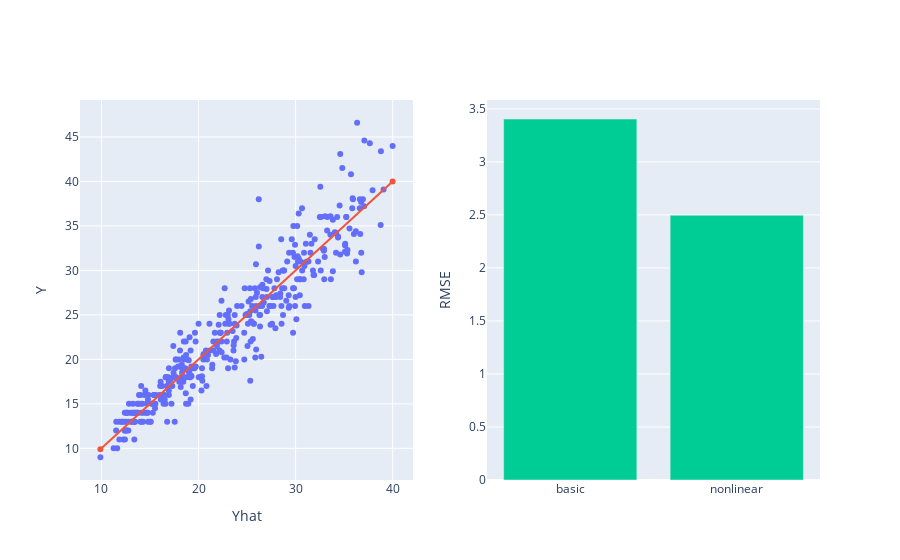

The code cell stored with this chart in its notebook:
### Code cell
model = LinearRegression()
model.fit(nonlinear_design_matrix(data), data['mpg'])
evaluate_model("nonlinear", model, nonlinear_design_matrix, models)

### Figure 1 — Plotly figure (JSON) as saved in the notebook; plotly's stock layout.template omitted (floating-point values rounded to 4 significant figures; data arrays with more than 128 entries replaced by an {"elided": "..."} marker saying what was removed)
{"data": [{"mode": "markers", "type": "scatter", "x": {"elided": "392 float values"}, "xaxis": "x", "y": {"elided": "392 float values"}, "yaxis": "y"}, {"name": "y=yhat", "type": "scatter", "x": [9.89, 39.99], "xaxis": "x", "y": [9.89, 39.99], "yaxis": "y"}, {"type": "bar", "x": ["basic", "nonlinear"], "xaxis": "x2", "y": [3.404, 2.496], "yaxis": "y2"}], "layout": {"showlegend": false, "xaxis": {"anchor": "y", "domain": [0, 0.45], "title": {"text": "Yhat"}}, "xaxis2": {"anchor": "y2", "domain": [0.55, 1]}, "yaxis": {"anchor": "x", "domain": [0, 1], "title": {"text": "Y"}}, "yaxis2": {"anchor": "x2", "domain": [0, 1], "title": {"text": "RMSE"}}}}
